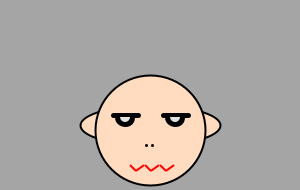
Frame 1 (no input)
Frame 60 (the mouse pressed at the canvas centre just before this capture): identical to frame 1, image omitted
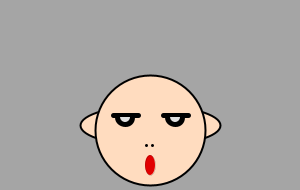
Frame 120 (the mouse held since frame 60 and released just before this capture)

The Processing sketch that drew these frames (run headless with seeded random() and noise(); from frame 60 on, the mouse is pressed at the canvas centre):

// Processing sketch: processing_24326
// ── processing_24326.pde

void setup() {
  size(300, 190);
  smooth();
}

void draw() {
  background(165);
  fill(255,220,191);
  stroke (0);
  strokeWeight(2);
  ellipse(150,125, 140, 40);
  ellipse(150, 130, 110, 110);

  strokeWeight(3);
  for (int x = 146; x <= 155; x+= 6) {
    point(x, 145);
  } 
  strokeWeight(5);
  strokeCap (ROUND);
  for (int l = 113; l<=200; l+= 50) {
    line (l, 115, l+25, 115);
  }
  fill(0);
  for (int a= 125; a<=200; a+=50) {
    arc(a, 117, 15, 15, 0, PI);
  }
  strokeWeight (0);
  fill(225);
  for (int p= 125; p<=200; p+=50) {
    arc(p, 117, 10, 10, 0, PI);
  }
  
  if (mousePressed) {

    fill(225,0,0);
    ellipse (150, 165, 10, 20);
  } 
  else {
    stroke(255,0,0);
    strokeWeight(2);
    fill(225,0,0);
    for (int q = 130; q<=170; q+=15) {
      line(q, 165, q+5, 170);
    }
    for (int w = 136; w<=170; w+=15) {
      line (w, 170, w+7, 165);
    }

fill(247,67,215);
    if (mouseX < 60) {
      textSize(50);
      text ("I", mouseX, mouseY);
    }
    else if (mouseX <190) {
      textSize(50);
      text ("Love", mouseX, mouseY);
    }
    else if (mouseX <300) {
      textSize(50);
      text ("You", mouseX, mouseY);
    }
  }
}
